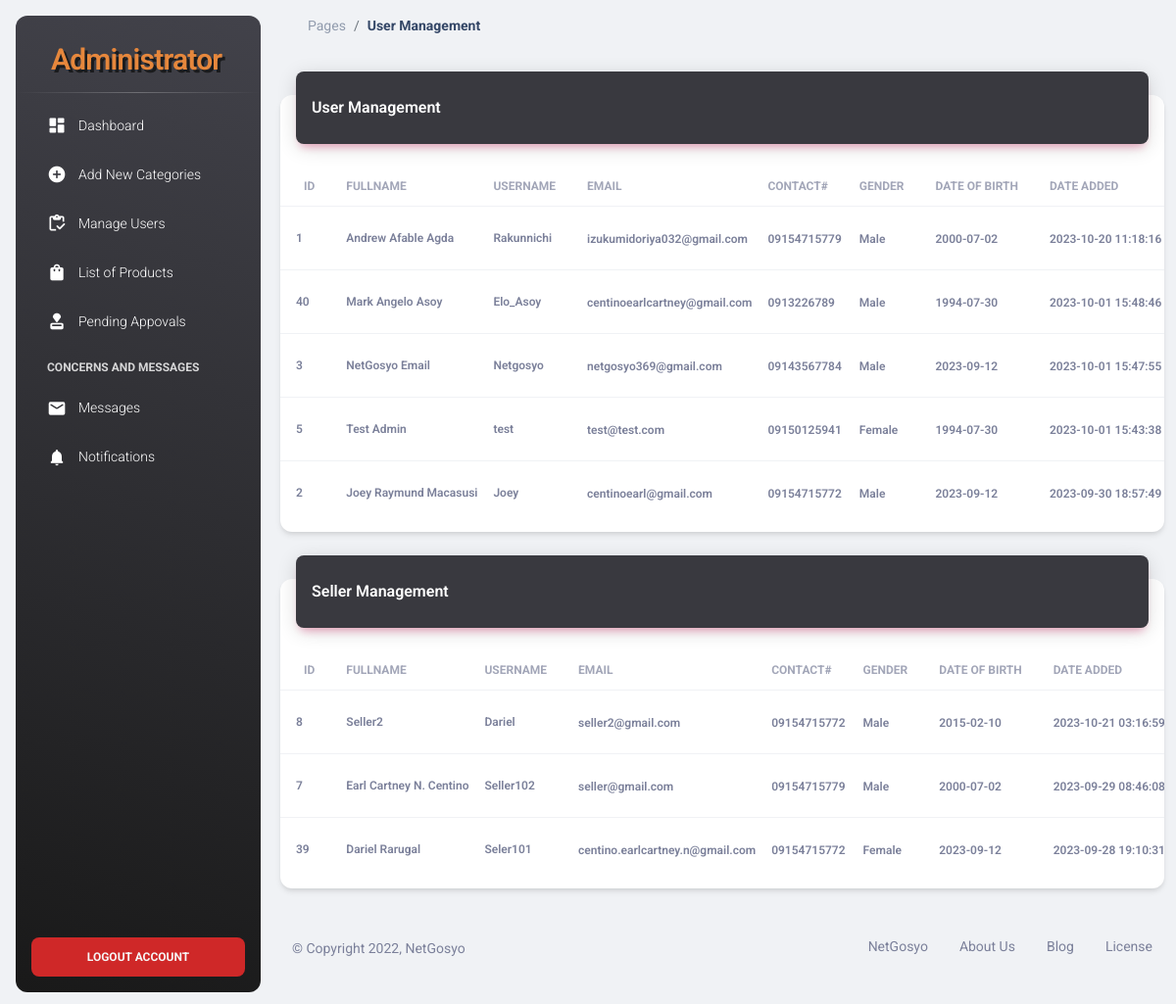
Screenshot of /NetGosyo-Admin/manage_users.php (signed in) with the database file from the repository.
### tables this page shows
CREATE TABLE `user_form` (
  `id` int(100) NOT NULL,
  `fullname` varchar(100) NOT NULL,
  `email` varchar(100) NOT NULL,
  `username` varchar(255) NOT NULL,
  `password` varchar(100) NOT NULL,
  `phonenumber` varchar(255) NOT NULL,
  `address` varchar(255) NOT NULL,
  `dateofbirth` varchar(255) NOT NULL,
  `gender` varchar(255) NOT NULL,
  `image` varchar(255) NOT NULL,
  `shopname` varchar(250) NOT NULL DEFAULT 'user',
  `vkey` varchar(50) NOT NULL,
  `verified` tinyint(1) NOT NULL DEFAULT 0,
  `register_date` timestamp NOT NULL DEFAULT current_timestamp() ON UPDATE current_timestamp()
);

### NetGosyo-Admin/manage_users.php (the view, shortened to what this page needs)
<?php
include('header.php');
?>
<main class="main-content position-relative max-height-vh-100 h-100 border-radius-lg ">
<nav class="navbar navbar-main navbar-expand-lg px-0 mx-4 shadow-none border-radius-xl" id="navbarBlur"
      data-scroll="true">
      <div class="container-fluid py-1 px-3">
          <nav aria-label="breadcrumb">
              <ol class="breadcrumb bg-transparent mb-0 pb-0 pt-1 px-0 me-sm-6 me-5">
                  <li class="breadcrumb-item text-sm"><a class="opacity-5 text-dark" href="javascript:;">Pages</a>
                  </li>
                  <li class="breadcrumb-item text-sm text-dark active" aria-current="page"><b>User Management</b></li>
              </ol>
          </nav>
      </div>
  </nav>
  <div class="container-fluid py-4">
    <div class="row">
      <div class="col-12">
        <div class="card my-4">
          <div class="card-header p-0 position-relative mt-n4 mx-3 z-index-2">
            <div class="color-greyish-bg shadow-primary border-radius-lg pt-4 pb-3">
              <h6 class="text-white text-capitalize ps-3">User Management</h6>
            </div>
          </div>
          <div class="card-body px-0 pb-2">
            <div class="table-responsive p-0">
              <table class="table align-items-center justify-content-center mb-0">
                <thead>
                  <tr>
                    <th class="text-uppercase text-secondary text-xs font-weight-bolder opacity-7">Id</th>
                    <th class="text-uppercase text-secondary text-xs font-weight-bolder opacity-7 ps-2">Fullname</th>
                    <th class="text-uppercase text-secondary text-xs font-weight-bolder opacity-7 ps-2">Username</th>
                    <th class="text-uppercase text-secondary text-xs font-weight-bolder opacity-7 ps-2">Email</th>
                    <th class="text-uppercase text-secondary text-xs font-weight-bolder opacity-7 ps-2">Contact#</th>
                    <th class="text-uppercase text-secondary text-xs font-weight-bolder opacity-7 ps-2">Gender</th>
                    <th class="text-uppercase text-secondary text-xs font-weight-bolder opacity-7 ps-2">Date of Birth</th>
                    <th class="text-uppercase text-secondary text-xs font-weight-bolder opacity-7 ps-2">Date Added</th>
                  </tr>
                </thead>
                <tbody>
                <?php
                      $select_user = mysqli_query($conn, "SELECT * FROM `user_form` where shopname = 'user' ORDER BY register_date DESC ") or die('query failed!');
                      if(mysqli_num_rows($select_user) > 0){
                      while($fetch_user = mysqli_fetch_assoc($select_user)){
                ?>
                  <tr>
                    <td>
                      <div class="d-flex px-2 py-1">
                        <div class="d-flex flex-column justify-content-center">
                        <p class="text-xs font-weight-bold mb-0"><?php echo $fetch_user['id'];?></p>
                        </div>
                      </div>
                    </td>
                    <td>
                      <p class="text-xs font-weight-bold mb-0"><?php echo $fetch_user['fullname'];?></p>
                    </td>
                    <td>
                      <p class="text-xs font-weight-bold mb-0"><?php echo $fetch_user['username'];?></p>
                    </td>
                    <td>
                      <span class="text-xs font-weight-bold"><?php echo $fetch_user['email'];?></span>
                    </td>
                    <td>
                      <span class="text-xs font-weight-bold"><?php echo $fetch_user['phonenumber'];?></span>
                    </td>
                    <td>
                      <span class="text-xs font-weight-bold"><?php echo $fetch_user['gender'];?></span>
                    </td>
                    <td>
                      <span class="text-xs font-weight-bold"><?php echo $fetch_user['dateofbirth'];?></span>
                    </td>
                    <td>
                      <span class="text-xs font-weight-bold"><?php echo $fetch_user['register_date']; ?></span>
                    </td>
                  </tr>
                  <?php
                      };
                  };
                   ?>
                </tbody>
              </table>
            </div>
          </div>
        </div>
      </div>
    </div>
    <div class="row">
      <div class="col-12">
        <div class="card my-4">
          <div class="card-header p-0 position-relative mt-n4 mx-3 z-index-2">
            <div class="color-greyish-bg shadow-primary border-radius-lg pt-4 pb-3">
              <h6 class="text-white text-capitalize ps-3">Seller Management</h6>
            </div>
          </div>
          <div class="card-body px-0 pb-2">
            <div class="table-responsive p-0">
              <table class="table align-items-center justify-content-center mb-0">
                <thead>
                  <tr>
                  <th class="text-uppercase text-secondary text-xs font-weight-bolder opacity-7">Id</th>
                  <th class="text-uppercase text-secondary text-xs font-weight-bolder opacity-7 ps-2">Fullname</th>
                    <th class="text-uppercase text-secondary text-xs font-weight-bolder opacity-7 ps-2">Username</th>
                    <th class="text-uppercase text-secondary text-xs font-weight-bolder opacity-7 ps-2">Email</th>
                    <th class="text-uppercase text-secondary text-xs font-weight-bolder opacity-7 ps-2">Contact#</th>
                    <th class="text-uppercase text-secondary text-xs font-weight-bolder opacity-7 ps-2">Gender</th>
                    <th class="text-uppercase text-secondary text-xs font-weight-bolder opacity-7 ps-2">Date of Birth</th>
                    <th class="text-uppercase text-secondary text-xs font-weight-bolder opacity-7 ps-2">Date Added</th>
                  </tr>
                </thead>
                <tbody>
                <?php
                      $select_user = mysqli_query($conn, "SELECT * FROM `user_form` where shopname != 'user' ORDER BY register_date DESC ") or die('query failed!');
                      if(mysqli_num_rows($select_user) > 0){
                      while($fetch_user = mysqli_fetch_assoc($select_user)){
                ?>
                  <tr>
                    <td>
                      <div class="d-flex px-2 py-1">
                        <div class="d-flex flex-column justify-content-center">
                        <p class="text-xs font-weight-bold mb-0"><?php echo $fetch_user['id'];?></p>
                        </div>
                      </div>
                    </td>
                    <td>
                      <p class="text-xs font-weight-bold mb-0"><?php echo $fetch_user['fullname'];?></p>
                    </td>
                    <td>
                      <p class="text-xs font-weight-bold mb-0"><?php echo $fetch_user['username'];?></p>
                    </td>
                    <td>
                      <span class="text-xs font-weight-bold"><?php echo $fetch_user['email'];?></span>
                    </td>
                    <td>
                      <span class="text-xs font-weight-bold"><?php echo $fetch_user['phonenumber'];?></span>
                    </td>
                    <td>
                      <span class="text-xs font-weight-bold"><?php echo $fetch_user['gender'];?></span>
                    </td>
                    <td>
                      <span class="text-xs font-weight-bold"><?php echo $fetch_user['dateofbirth'];?></span>
                    </td>
                    <td>
                      <span class="text-xs font-weight-bold"><?php echo $fetch_user['register_date']; ?></span>
                    </td>
                  </tr>
                  <?php
                      };
                  };
                   ?>
                </tbody>
              </table>
            </div>
          </div>
        </div>
      </div>
    </div>
<?php
include('footer.php');
?>

### NetGosyo-Admin/assets/css/style.css (style rules this page uses)
.color-greyish-bg { background: #39393f; }
.text-white { color: #f6f6f6; }

### rows the page displays
user_form: id "1", fullname "Andrew Afable Agda", username "Rakunnichi", email "izukumidoriya032@gmail.com", phonenumber "09154715779", gender "Male", dateofbirth "2000-07-02", register_date "2023-10-20 11:18:16"
user_form: id "40", fullname "Mark Angelo Asoy", username "Elo_Asoy", email "centinoearlcartney@gmail.com", phonenumber "0913226789", gender "Male", dateofbirth "1994-07-30", register_date "2023-10-01 15:48:46"
user_form: id "3", fullname "NetGosyo Email", username "Netgosyo", email "netgosyo369@gmail.com", phonenumber "09143567784", gender "Male", dateofbirth "2023-09-12", register_date "2023-10-01 15:47:55"
user_form: id "5", fullname "Test Admin", username "test", email "test@test.com", phonenumber "09150125941", gender "Female", dateofbirth "1994-07-30", register_date "2023-10-01 15:43:38"
user_form: id "2", fullname "Joey Raymund Macasusi", username "Joey", email "centinoearl@gmail.com", phonenumber "09154715772", gender "Male", dateofbirth "2023-09-12", register_date "2023-09-30 18:57:49"
user_form: id "8", fullname "Seller2", username "Dariel", email "seller2@gmail.com", phonenumber "09154715772", gender "Male", dateofbirth "2015-02-10", register_date "2023-10-21 03:16:59"
user_form: id "7", fullname "Earl Cartney N. Centino", username "Seller102", email "seller@gmail.com", phonenumber "09154715779", gender "Male", dateofbirth "2000-07-02", register_date "2023-09-29 08:46:08"
user_form: id "39", fullname "Dariel Rarugal", username "Seler101", email "centino.earlcartney.n@gmail.com", phonenumber "09154715772", gender "Female", dateofbirth "2023-09-12", register_date "2023-09-28 19:10:31"
